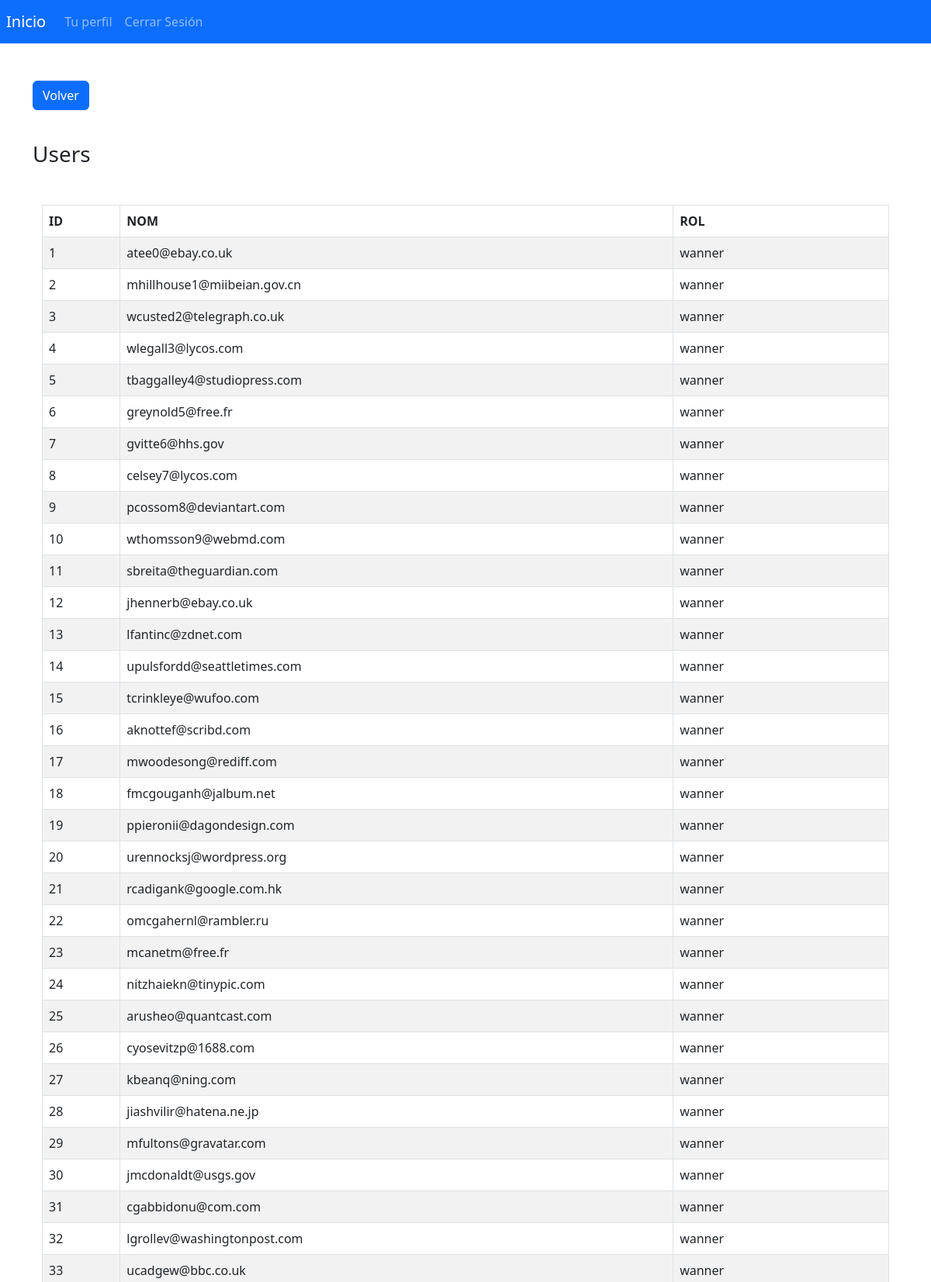
Page /admin/users (signed in, upper part) on the committed database.
### app/models.py (models this page shows, shortened)
class User(UserMixin, db.Model):
    __tablename__ = "users"
    id = db.Column(db.Integer, primary_key=True, autoincrement=True)
    name = db.Column(db.Text, unique=True, nullable=False)
    email = db.Column(db.Text, unique=True, nullable=False)
    password = db.Column(db.Text, nullable=False)
    role = db.Column(db.Text, nullable=False, default='wanner')
    created = db.Column(db.DATETIME, default=now(), nullable=False)
    updated = db.Column(db.DATETIME, default=now(), onupdate=now(), nullable=False)
    email_token = db.Column(db.Text, nullable=False)
    verified = db.Column(db.Text, nullable=False)

### app/routes_admin.py (the view)
@admin_bp.route('/admin/users')
@login_required
@requireAdminRole.require(http_exception=403)
def admin_users():
    users = db.session.query(User).all()
    return render_template('admin/users_list.html', users=users)

### app/routes_auth.py (called while the page is built)
@login_manager.user_loader
def load_user(name):
    if name is not None:
        user_or_none = db.session.query(User).filter(User.name == name).one_or_none()
        return user_or_none
    return None

### app/templates/admin/users_list.html
{% extends 'layout.html' %}
{% block content %}
<div style="margin-top: 5vh;margin-bottom: 5vh;">
    <a href="/admin" style="text-decoration: none;" class="btn btn-primary">Volver</a>
</div>
<h3>Users</h3>
<div class="container mt-5">
    <table class="table table-striped table-bordered">
        <thead>
            <tr>
                <th>ID</th>
                <th>NOM</th>
                <th>ROL</th>
            </tr>
        </thead>
        <tbody>
            {% for user in users %}
                <tr>
                    <td>{{ user.id }}</td>
                    <td>{{ user.email }}</td>
                    <td>{{ user.role }}</td>
                </tr>
            {% endfor %}
        </tbody>
    </table>
</div>
{% endblock %}

### rows in the picture
User: id "1", email "atee0@ebay.co.uk", role "wanner"
User: id "2", email "mhillhouse1@miibeian.gov.cn", role "wanner"
User: id "3", email "wcusted2@telegraph.co.uk", role "wanner"
User: id "4", email "wlegall3@lycos.com", role "wanner"
User: id "5", email "tbaggalley4@studiopress.com", role "wanner"
User: id "6", email "greynold5@free.fr", role "wanner"
User: id "7", email "gvitte6@hhs.gov", role "wanner"
User: id "8", email "celsey7@lycos.com", role "wanner"
User: id "9", email "pcossom8@deviantart.com", role "wanner"
User: id "10", email "wthomsson9@webmd.com", role "wanner"
User: id "11", email "sbreita@theguardian.com", role "wanner"
User: id "12", email "jhennerb@ebay.co.uk", role "wanner"
User: id "13", email "lfantinc@zdnet.com", role "wanner"
User: id "14", email "upulsfordd@seattletimes.com", role "wanner"
User: id "15", email "tcrinkleye@wufoo.com", role "wanner"
User: id "16", email "aknottef@scribd.com", role "wanner"
User: id "17", email "mwoodesong@rediff.com", role "wanner"
User: id "18", email "fmcgouganh@jalbum.net", role "wanner"
User: id "19", email "ppieronii@dagondesign.com", role "wanner"
User: id "20", email "urennocksj@wordpress.org", role "wanner"
User: id "21", email "rcadigank@google.com.hk", role "wanner"
User: id "22", email "omcgahernl@rambler.ru", role "wanner"
User: id "23", email "mcanetm@free.fr", role "wanner"
User: id "24", email "nitzhaiekn@tinypic.com", role "wanner"
User: id "25", email "arusheo@quantcast.com", role "wanner"
User: id "26", email "cyosevitzp@1688.com", role "wanner"
User: id "27", email "kbeanq@ning.com", role "wanner"
User: id "28", email "jiashvilir@hatena.ne.jp", role "wanner"
User: id "29", email "mfultons@gravatar.com", role "wanner"
User: id "30", email "jmcdonaldt@usgs.gov", role "wanner"
User: id "31", email "cgabbidonu@com.com", role "wanner"
User: id "32", email "lgrollev@washingtonpost.com", role "wanner"
User: id "33", email "ucadgew@bbc.co.uk", role "wanner"
